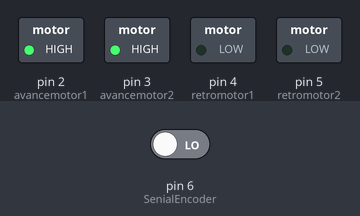
A sketch run on a simulated Arduino Uno, built with avr-gcc and run on an emulated ATmega328P. On the bench: switched loads named in the sketch (green lamp = pin HIGH). The test bench sets the inputs (shaded band); at power-on: pin 6 (SenialEncoder) LOW. What the sketch prints to the serial monitor is not drawn.

Above: at 1.2 s.
1.3 s: pin 6 (SenialEncoder) driven HIGH
Timing chart, 0 to 4.3 s (numbered marks = the images above; inputs shaded):
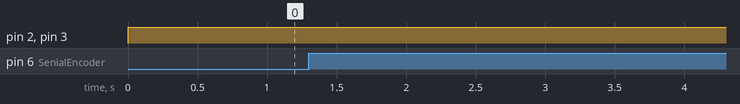

The sketch:

ultimo.ino
```cpp
boolean dato_anterior = 0;
boolean dato_actual = 0;
int Contador = 0; //<--Variable Digital
int avancemotor1 = 2;
int avancemotor2 = 3;
int retromotor1 = 4;
int retromotor2 = 5;
int SenialEncoder = 6;
int BArranque = 11;
int BParo = 12;
int BDistancia = 10;
double Distancia = 0;//Varible digital

void setup() //<-Aqui inicia la funcion SETUP-------------------------------------
{
  Serial.begin(9600); ///Auxiliar para ver varibles internas o electricas
  pinMode(SenialEncoder,INPUT);   //<-Renombrar

  pinMode(BArranque,INPUT);
  pinMode(BParo,INPUT);
  pinMode(BDistancia,INPUT);

  pinMode(avancemotor1,OUTPUT);
  pinMode(avancemotor2,OUTPUT);
  pinMode(retromotor1,OUTPUT);
  pinMode(retromotor2,OUTPUT);
}//<--Aqui acaba la funcion SETUP--------------------------
/****************************************************************************************/
/* las variavles se declaran como entradas y salidas en la funcion "SETUP" por que      */
/* son las primeras instruciones que se ejecutan cuando el arduino es alimentado        */
/****************************************************************************************/

 int Pulso(int ContadorAux) //<--- Inicio de la Funcion "PULSO" que es la que cuenta los pulsos en el  encoder
 {
    dato_actual = digitalRead(SenialEncoder);
   if (dato_anterior != dato_actual)
   {
     delay(10);
     dato_actual = digitalRead(SenialEncoder);
   }
   if ( dato_anterior == 0 && dato_actual == 1)
  {
         ContadorAux++;
         Serial.println(ContadorAux);
         delay(100);
  }

    dato_anterior = dato_actual;
    return ContadorAux;
    /***********************************************************************************************************/
    /* Si declaras las salidas y entradas aqui, el compilador no te dara errores pero internamente             */
    /* se estran redeclarando continuamente por lo que llevara al programa a bugerase o dañar la memoria       */
    /* del arduino, mas aparte es una mala practica declarar "ENTRADAS Y SALIDAS GLOBALES EN FUNCION QUE ESTAN */
    /* EN CONSTANTE INTERACION"                                                                                */
    /***********************************************************************************************************/
 } //<-----Fin de la funcion "PULSO"

void loop()
{
  while(Contador<15){ // se le da el  numro de vueltas (125).....
    digitalWrite (avancemotor1, HIGH);
    digitalWrite (avancemotor2, HIGH);
    Contador=Pulso(Contador);
  }
    digitalWrite (avancemotor1,LOW);
    digitalWrite (avancemotor2, LOW);
    delay (1000);
 //Contador=0;
}
```

Measured:
- after the input at 1.3 s, every drawn part: stays the same
